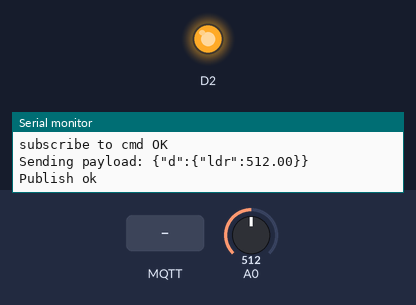
A sketch run on a simulated ESP8266 (NodeMCU). Parts: output pins drawn as LEDs (lit = HIGH), the last lines printed to the serial monitor. Inputs (shaded band) come from the test bench; at power-on: A0 = 512. WiFi joins after 1.5 s; servers stay silent unless stated; no radio packets arrive unless stated; no MQTT or app messages arrive unless stated.

Above: at 2.8 s.
2.9 s: MQTT message "lightoff" arrives on the first subscribed topic
At 4.06 s:
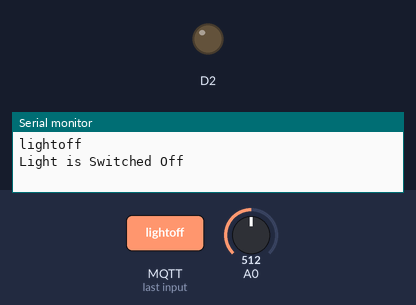
7.7 s: A0 set to 487
At 9.7 s:
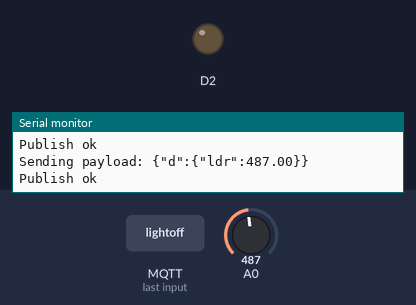
10.0 s: A0 set to 510
At 11.7 s:
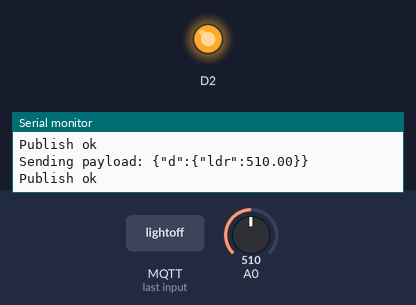
Timing chart, 0 to 13.2 s (numbered marks = the images above; inputs shaded):
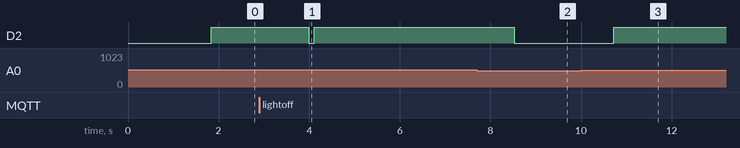

The sketch:

radhesh.ino
```cpp
#include <ESP8266WiFi.h>
#include <PubSubClient.h>
const char* ssid = "SB-IOT1";
const char* password = "sb@iot11";
String command;

#define ORG "nrdaz1"
#define DEVICE_TYPE "nodemcu"
#define DEVICE_ID "1000"
#define TOKEN "2210416109"
char server[] = ORG ".messaging.internetofthings.ibmcloud.com";
char topic[] = "iot-2/evt/data/fmt/json";
char topic1[] = "iot-2/cmd/home/fmt/String";
char authMethod[] = "use-token-auth";
char authMethod1[] = "use-token-auth";
char token[] = TOKEN;
char token1[] = TOKEN;
char clientId[] = "d:" ORG ":" DEVICE_TYPE ":" DEVICE_ID;
#include <SPI.h>
#include <nRF24L01.h>
#include <RF24.h>
void callback(char* topic1, byte* payload, unsigned int payloadLength);
WiFiClient wifiClient;
//PubSubClient client(server, 1883,wifiClient);
PubSubClient client(server, 1883, callback, wifiClient);

RF24 radio(D4, D8); // CE, CSN

const byte address[6] = "VENKY";//address is a array and give the address name as numbers or string

void setup() {
  pinMode(D2,OUTPUT);
  radio.begin();//radio is a instance
  radio.openWritingPipe(address);// giving address to the nRF
  radio.setPALevel(RF24_PA_MIN);//setting amplification level minimum
  radio.stopListening();//
  Serial.begin(9600);
 Serial.println();
 Serial.print("Connecting to ");
 Serial.print(ssid);
 WiFi.begin(ssid, password);
 while (WiFi.status() != WL_CONNECTED) {
 delay(500);
 Serial.print(".");
 }
 Serial.println("");

 Serial.print("WiFi connected, IP address: ");
 Serial.println(WiFi.localIP());
   wifiConnect();
  mqttConnect();
}

void loop() {
  int ldr = analogRead(A0);
  if (isnan(ldr))
{
Serial.println("Failed to read from DHT sensor!");
delay(1000);
return;
}
PublishData(ldr);
 if (!client.loop()) {
    mqttConnect();
  }
delay(100);
if(ldr <= 500)
{
  digitalWrite(D2 ,LOW);
//  const char text[] = "lightoff";//transmiting hello world as data we can change it as our message
  //radio.write(&text, sizeof(text));//it will transmit the data and size of it
 // Serial.print("lightoff");
  delay(1000);
}
else
{
  analogWrite(D2 ,ldr);
  const char text[] = "on";//transmiting hello world as data we can change it as our message
  radio.write(&text, sizeof(text));//it will transmit the data and size of it
 // Serial.print("lighton");
  delay(1000);
}
}
void wifiConnect() {
  Serial.print("Connecting to "); Serial.print(ssid);
  WiFi.begin(ssid, password);
  while (WiFi.status() != WL_CONNECTED) {
    delay(500);
    Serial.print(".");
  }
  Serial.print("nWiFi connected, IP address: "); Serial.println(WiFi.localIP());
}
void mqttConnect() {
  if (!client.connected()) {
    Serial.print("Reconnecting MQTT client to "); Serial.println(server);
    while (!client.connect(clientId, authMethod, token)) {
      Serial.print(".");
      delay(500);
    }
    initManagedDevice();
    initManagedDevice1();
    Serial.println();
  }
}
void initManagedDevice() {
  if (client.subscribe(topic)) {
    Serial.println("subscribe to cmd OK");
  } else {
    Serial.println("subscribe to cmd FAILED");
  }
}
void initManagedDevice1() {
  if (client.subscribe(topic1)) {
    Serial.println("subscribe to cmd OK");
  } else {
    Serial.println("subscribe to cmd FAILED");
  }
}

void callback(char* topic1, byte* payload, unsigned int payloadLength) {
  Serial.print("callback invoked for topic: "); Serial.println(topic);

  for (int i = 0; i < payloadLength; i++) {
   // Serial.println((char)payload[i]);
    command += (char)payload[i];
  }
Serial.println(command);
if(command == "lightoff"){
  digitalWrite(D2,LOW);
  Serial.println("Light is Switched Off");
}
else if(command == "lighton"){
  digitalWrite(D2,HIGH);
  Serial.println("Light is Switched On");
}
command ="";
}

void PublishData(float ldr){
  if (!!!client.connected()) {
 Serial.print("Reconnecting client to ");
 Serial.println(server);
 while (!!!client.connect(clientId, authMethod, token)) {
 Serial.print(".");
 delay(500);
 }
 Serial.println();
 }
 String payload = "{\"d\":{\"ldr\":";
 payload += ldr;
  payload += "}}";
  Serial.print("Sending payload: ");
 Serial.println(payload);
 if (client.publish(topic, (char*) payload.c_str())) {
 Serial.println("Publish ok");
 } else {
 Serial.println("Publish failed");
 }
}
```

Measured:
- after the input at 2.9 s, D2: HIGH → LOW after 1.1 s, → HIGH 0.12 s later
- after the input at 7.7 s, D2: HIGH → LOW after 0.82 s
- after the input at 10.0 s, D2: LOW → HIGH after 0.73 s
